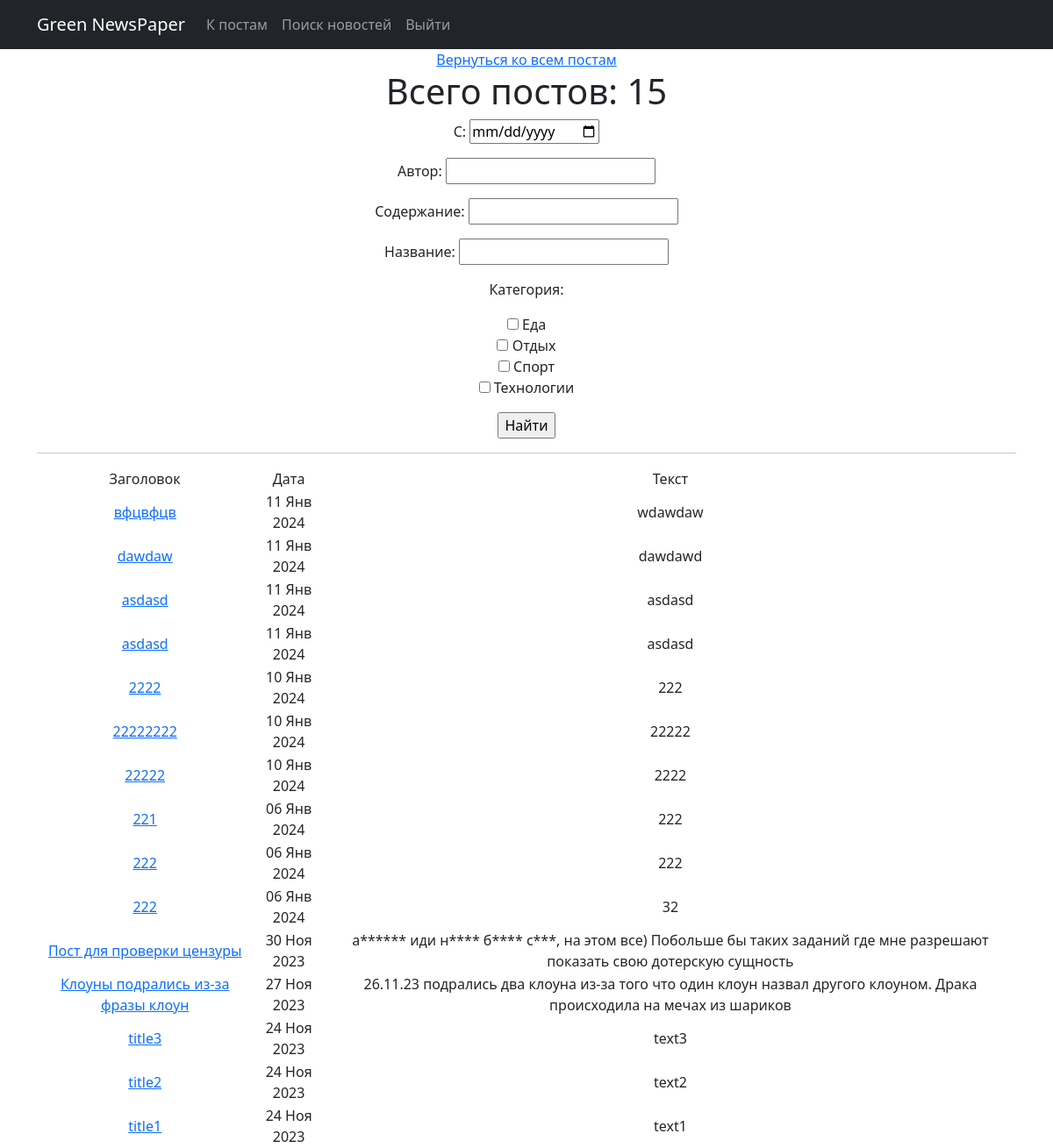
/posts/search/, run on an earlier commit of the app's database.
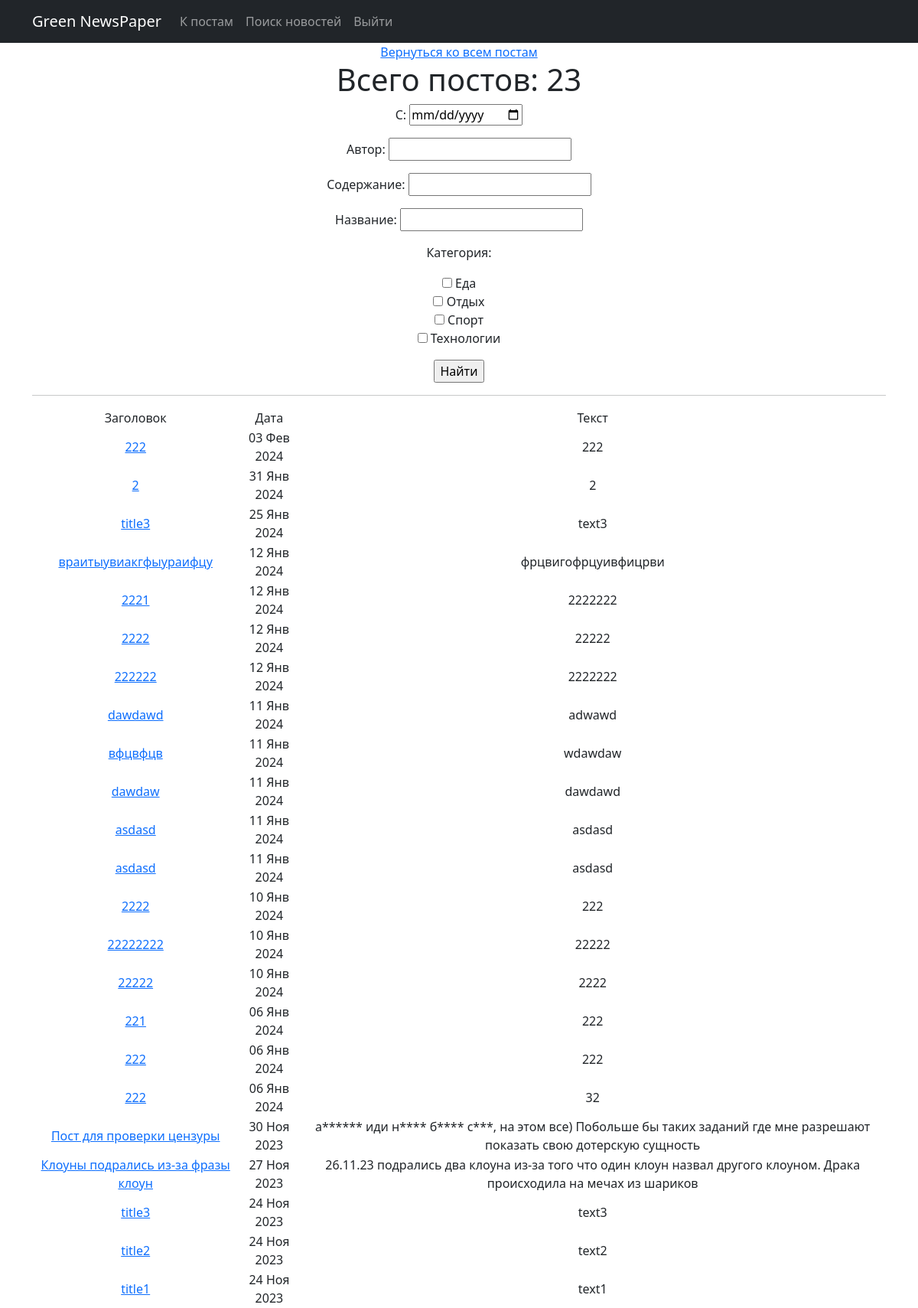
And on a later commit of the database.
### news/models.py (models this page shows, shortened)
class Category(models.Model):
    category = models.CharField(max_length=100, unique=True, help_text=_('category name'))
    subscribers = models.ManyToManyField(User, null=True, blank=True, related_name='categories')
    def __str__(self):
        return self.category

class Post(models.Model):
    article = 'AR'
    news = 'NE'
    POSITIONS = [
        (article, 'Статья'),
        (news, 'Новость')
    ]
    author = models.ForeignKey(Author, on_delete = models.CASCADE)
    title = models.CharField(max_length=255)
    text = models.TextField()
    type = models.CharField(max_length=250, choices = POSITIONS)
    time = models.DateTimeField(auto_now_add = True)
    category = models.ManyToManyField(Category, through = 'PostCategory')
    rating = models.IntegerField(default=0)

### news/views.py (the view)
# urls.py: path('search/', PostSearch.as_view(), name='post_search'),
class PostSearch(ListView):
    model = Post
    ordering = '-time'
    template_name = 'search.html'
    context_object_name = 'posts'
    def get_queryset(self):
        queryset = super().get_queryset()
        self.filterset = PostFilter(self.request.GET, queryset)
        return self.filterset.qs
    def get_context_data(self, **kwargs):
        context = super().get_context_data(**kwargs)
        context['filterset'] = self.filterset
        return context

### news/templatetags/custom_filters.py (called while the page is built)
@register.filter()
def censor(value):
    text = str(value)
    for word in SWEAR_WORDS:
        text = text.replace(word[1:], "*" * (len(word)-1))
    return text

### templates/search.html (shortened to what this page needs)
{% extends 'flatpages/default.html' %}
{% load custom_filters %}
{% load custom_tags %}
{% block content %}
<a href="/posts/">Вернуться ко всем постам</a>
   <h1>Всего постов: {{ posts|length }}</h1>
   <form action="" method="get">
       {{ filterset.form.as_p }}
       <input type="submit" value="Найти" />
   </form>
   <hr>
   {% if posts %}
       <table>
           <tr>
               <td>Заголовок</td>
               <td>Дата</td>
               <td>Текст</td>
           </tr>
           {% for post in posts %}
           <tr>
            <td><a href="/posts/{{ post.id }}"> {{ post.title|censor }}</a></td>
               <td>{{ post.time|date:'d M Y' }}</td>
               <td>{{ post.text|censor|truncatewords:20 }}</td>
           </tr>
           {% endfor %}
       </table>
   {% else %}
       <h2>Постов нет!</h2>
   {% endif %}
{% endblock %}

### templates/flatpages/default.html (shortened to what this page needs)
<!DOCTYPE html>
{% load i18n %}
<html lang="en">
    <head>
        {% load static %}
        {% load cache %}
        <link href="{% static 'css/styles.css' %}" rel="stylesheet" />
    </head>
    <body>
        {% cache 100 header %}
        <nav class="navbar navbar-expand-lg navbar-dark bg-dark static-top">
            <div class="container">
                <a class="navbar-brand" href="/admin/">Green NewsPaper</a>
                <div class="collapse navbar-collapse" id="navbarResponsive">
                    <ul class="navbar-nav ml-auto">
                        <li class="nav-item">
                            <a class="nav-link" href="/posts/">К постам</a>
                        </li>
                        <li class="nav-item">
                            <a class="nav-link" href="/posts/search">Поиск новостей</a>
                        </li>
                        <li class="nav-item">
                            <a class="nav-link" href="/accounts/logout/">Выйти</a>
                        </li>
                        {% endcache %}
                    </ul>
                </div>
            </div>
         </nav>
        <div class="container">
            <div class="row">
                <div class="col-lg-12 text-center">
                    {% block content %}{% endblock content %}
                </div>
            </div>
         </div>
    </body>
</html>

What changed in the data, as far as the page shows it:
added Post: title|censor "222", time "03 Фев 2024", text|censor "222"
added Post: title|censor "2", time "31 Янв 2024", text|censor "2"
added Post: title|censor "title3", time "25 Янв 2024", text|censor "text3"
added Post: title|censor "враитыувиакгфыураифцу", time "12 Янв 2024", text|censor "фрцвигофрцуивфицрви"
added Post: title|censor "2221", time "12 Янв 2024", text|censor "2222222"
added Post: title|censor "2222", time "12 Янв 2024", text|censor "22222"
added Post: title|censor "222222", time "12 Янв 2024", text|censor "2222222"
added Post: title|censor "dawdawd", time "11 Янв 2024", text|censor "adwawd"
Also different on the page:
{{ posts|length }}: "15" → "23"
